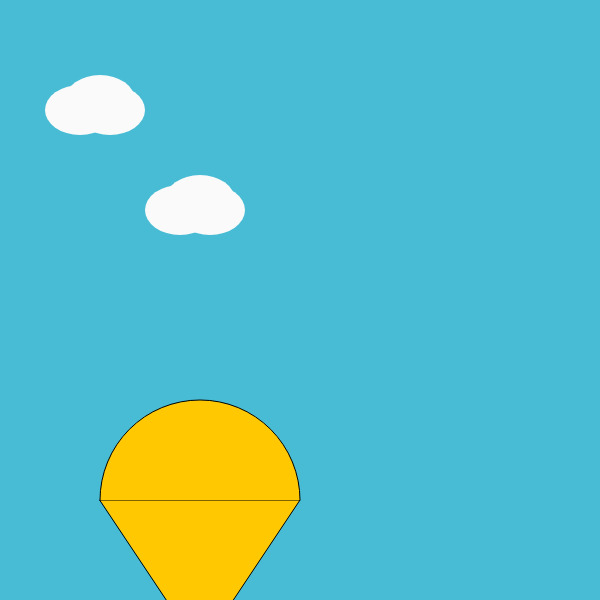
Frame 1 (no input)
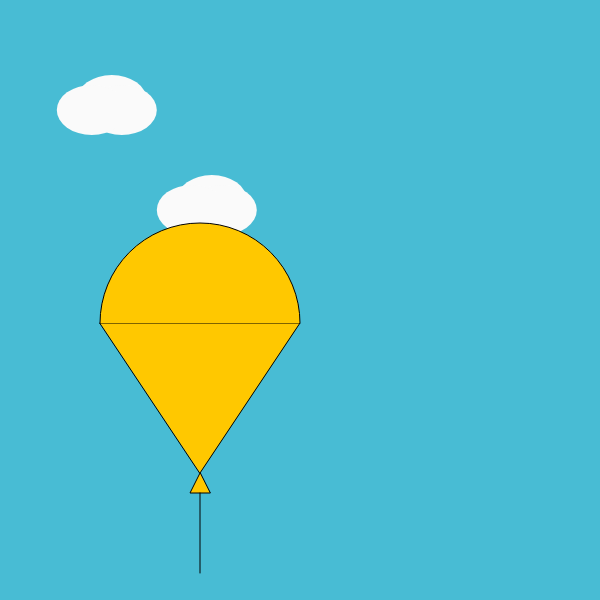
Frame 60 (no input)
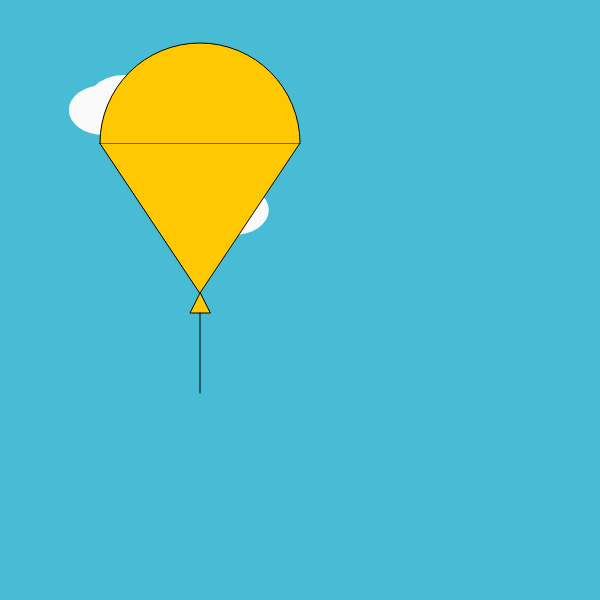
Frame 120 (the mouse pressed at the canvas centre since frame 60)

The p5.js sketch that drew these frames (run headless with seeded random() and noise() and a simulated clock; from frame 60 on, the mouse is pressed at the canvas centre):

// p5.js sketch
// ── sketch.js
// 最終課題を制作しlet circle
var y = 500;
var a = 300;
var b = 200;
var c = 0;
let cloudx = 100;
let cloudy = 100;
function setup(){
createCanvas(600 , 600);
angleMode(DEGREES);

}

function draw(){

background(72, 188, 212);


makeCloud(cloudx, cloudy);
makeCloud(cloudx + 100, cloudy + 100);


fill(a, b, c);
stroke(0);
triangle(100, y, 300, y, 200, y + 150);
arc (200, y, 200, 200, 180, 360);
triangle(200, y + 150, 190, y + 170, 210, y + 170);
line(200, y + 170, 200, y + 250);
y-=3;
if (y < -250) {
  y=600
  a = random(0, 255);
  b = random(0, 255);
  c = random(0, 255);
}

if(keyIsDown(UP_ARROW)){ y -= 10; }
if(keyIsDown(DOWN_ARROW)){ y += 6; }

cloudx +=  0.2;


}

function makeCloud(cloudx, cloudy){
fill(250);
noStroke();
ellipse(cloudx, cloudy, 70, 50);
ellipse(cloudx + 10, cloudy + 10, 70 ,50);
ellipse(cloudx - 20, cloudy + 10, 70, 50);
}
